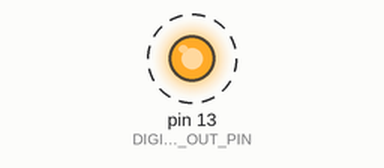
A sketch run on a simulated Arduino Uno, built with avr-gcc and run on an emulated ATmega328P. Shown: output pins drawn as LEDs (lit = HIGH). Dashed ring = blinking.

Above: at 0.5 s.
Timing chart, 0 to 4.6 s (numbered marks = the images above):
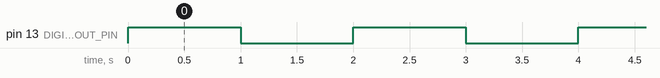

Measured:
- by itself, pin 13 (DIGITAL_OUT_PIN): alternates HIGH for 1.0 s and LOW for 1.0 s

The sketch:

E-blinkWithDefines.ino
```cpp
/*****************************************************************************************
 *    RG 101 - Digital Output    |
 *    Blink Using Defines       -∩-
 *                               ∏
 *
 *  This code will turn digital pin 13 on and off at a fixed rate. This code will also
 *  use #defines to hold the  pin number and the delay time.
 *
 *  NOTE: #defines are generally not reccomended to be used for numerical data - if
 *  you can use a 'const' variable, you should do so. The follwoing code is intended
 *  as a general introduction to #defines.
 *
 * For a more in depth explanation of wiring,  this code and more information on using
 * Digital outputs and Arduino check out our Digital Output Tutorial
 * http://learn.robotgeek.com/robotgeek-101-1/189-digital-output-primer.html
 *
 * Important Functions
 *  pinMode()
 *  digitalWrite()
 *  delay()
 *****************************************************************************************/

//by using #define  to hold the pin number and delay time, we can change out code much faster
//use of the #define  directive allows the pre-processor to quickly replace all references of
// the #define  with its value. This has the exact same effect on memoery as if you hardcoded the
//#define  values into the code. #define names in all caps is not nessesary, but reccomended.
#define DIGITAL_OUT_PIN  13   // #define to hold the pin number that the sketch will control.
#define DELAY_TIME  1000       // #define  to hold the delay time in milliseconds between the digital output turning on/off.

//setup runs once when the Geekduino/Arduino is turned on
void setup()
{
  pinMode(DIGITAL_OUT_PIN, OUTPUT);   //set pin digitalOutputPin to be an output pin
} //setup() is done, go to loop()

//loop runs forever once setup is complete
void loop()
{
  digitalWrite(DIGITAL_OUT_PIN, HIGH);     //change the pin state to HIGH, turning the pin
  delay(DELAY_TIME);                         //wait for delayTime milliseconds (1 second). Pin stays HIGH while the geekduino waites
  digitalWrite(DIGITAL_OUT_PIN, LOW);      //change the pin state to HIGH, turning the pin off
  delay(DELAY_TIME);
}//go back to the first line in loop()
```
